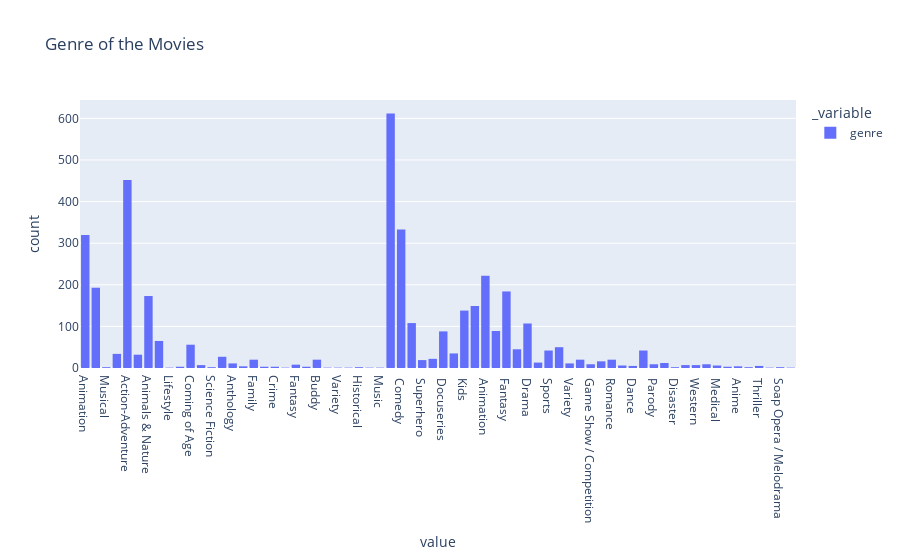

Write notebook code for a chart like this one.
### Code cell
fig = px.histogram(data_frame= genre_count, x = ['genre'], title="Genre of the Movies")
fig.show()

### Figure 1 — Plotly figure (JSON) as saved in the notebook; plotly's stock layout.template omitted (floating-point values rounded to 4 significant figures; data arrays with more than 128 entries replaced by an {"elided": "..."} marker saying what was removed)
{"data": [{"alignmentgroup": "True", "bingroup": "x", "hovertemplate": "_variable=genre<br>value=%{x}<br>count=%{y}<extra></extra>", "legendgroup": "genre", "marker": {"color": "#636efa", "pattern": {"shape": ""}}, "name": "genre", "offsetgroup": "genre", "orientation": "v", "showlegend": true, "type": "histogram", "x": {"elided": "3902 str values"}, "xaxis": "x", "yaxis": "y"}], "layout": {"barmode": "relative", "legend": {"title": {"text": "_variable"}, "tracegroupgap": 0}, "title": {"text": "Genre of the Movies"}, "xaxis": {"anchor": "y", "domain": [0, 1], "title": {"text": "value"}}, "yaxis": {"anchor": "x", "domain": [0, 1], "title": {"text": "count"}}}}
